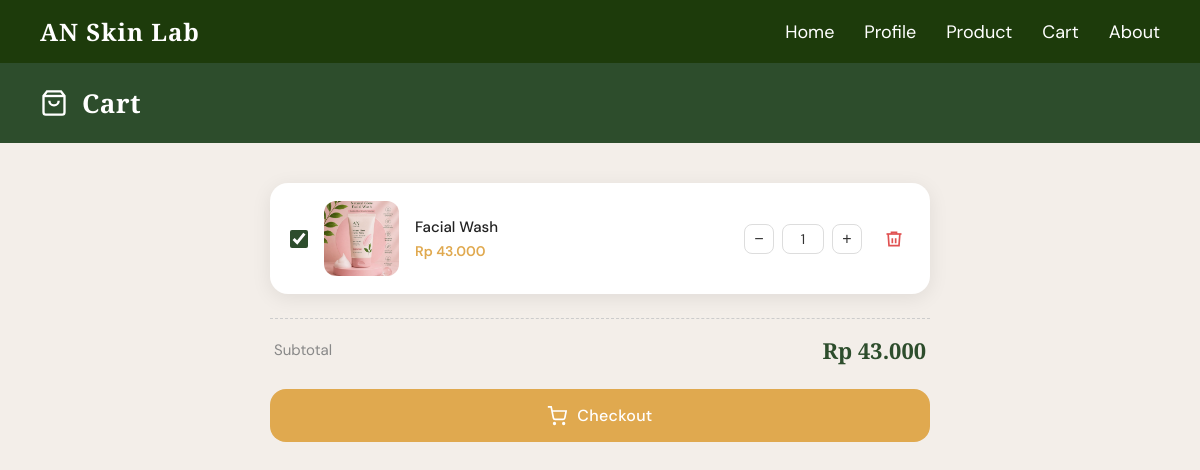
Screenshot of /cart.php (signed in) with the database file from the repository.
### tables this page shows
CREATE TABLE `keranjang` (
  `id_keranjang` int(11) NOT NULL,
  `id_user` int(7) NOT NULL,
  `id_produk` int(7) NOT NULL,
  `quantity` int(4) NOT NULL
);

CREATE TABLE `produk` (
  `id_produk` int(11) NOT NULL,
  `nama_produk` varchar(50) NOT NULL,
  `harga_produk` int(70) NOT NULL,
  `stok_produk` int(7) NOT NULL,
  `gambar` varchar(255) DEFAULT NULL,
  `deskripsi` text DEFAULT NULL
);

### cart.php (the view, shortened to what this page needs)
<?php
require "service/database.php";
$id_user = $_SESSION['id_user'];
$query = "
SELECT keranjang.*, produk.nama_produk, produk.harga_produk, produk.gambar
FROM keranjang
JOIN produk ON keranjang.id_produk = produk.id_produk
WHERE keranjang.id_user = '$id_user'
";
$result = mysqli_query($db, $query);
$jumlah = mysqli_num_rows($result);
$items = [];
$subtotal = 0;
while ($row = mysqli_fetch_assoc($result)) {
    $row['subtotal'] = $row['harga_produk'] * $row['quantity'];
    $subtotal += $row['subtotal'];
    $items[] = $row;
}
?>
<!DOCTYPE html>
<html lang="id">
<head>
</head>
<body>
<div class="cart-header">
    <svg fill="none" stroke="white" stroke-width="2" viewBox="0 0 24 24">
        <path d="M6 2L3 6v14a2 2 0 002 2h14a2 2 0 002-2V6l-3-4z"/>
        <line x1="3" y1="6" x2="21" y2="6"/>
        <path d="M16 10a4 4 0 01-8 0"/>
    </svg>
    <h1>Cart</h1>
</div>
<div class="cart-wrapper">
<?php if ($jumlah == 0): ?>
    <div class="cart-kosong">
        <p>🛒 Keranjang kamu masih kosong.</p>
        <a href="product.php" class="btn-belanja">Mulai Belanja</a>
    </div>
<?php else: ?>
    <form method="POST" action="checkout.php" id="formCart">
        <?php foreach ($items as $row): ?>
        <div class="cart-item">
            <input type="checkbox" name="pilih[]" value="<?= $row['id_keranjang'] ?>" checked>
            <img src="img/<?= $row['gambar'] ?>" alt="<?= $row['nama_produk'] ?>">
            <div class="item-info">
                <h3><?= $row['nama_produk'] ?></h3>
                <div class="harga">Rp <?= number_format($row['harga_produk'], 0, ',', '.') ?></div>
            </div>
            <div class="qty-control">
                <button type="button" onclick="kurang(<?= $row['id_keranjang'] ?>)">−</button>
                <input type="number"
                       name="qty[<?= $row['id_keranjang'] ?>]"
                       id="qty<?= $row['id_keranjang'] ?>"
                       value="<?= $row['quantity'] ?>"
                       min="1"
                       onchange="updateSubtotal()">
                <button type="button" onclick="tambah(<?= $row['id_keranjang'] ?>)">+</button>
            </div>
            <a href="?hapus=<?= $row['id_keranjang'] ?>" class="btn-hapus">
                <svg fill="none" stroke-width="2" viewBox="0 0 24 24">
                    <polyline points="3 6 5 6 21 6"/>
                    <path d="M19 6l-1 14H6L5 6"/>
                    <path d="M10 11v6M14 11v6"/>
                    <path d="M9 6V4h6v2"/>
                </svg>
            </a>
        </div>
        <?php endforeach; ?>
        <hr class="divider">
        <div class="subtotal-row">
            <span class="label">Subtotal</span>
            <span class="amount" id="subtotalText">
                Rp <?= number_format($subtotal, 0, ',', '.') ?>
            </span>
        </div>
        <button type="submit" class="checkout-btn" formaction="checkout.php">
            <svg fill="none" stroke="white" stroke-width="2" viewBox="0 0 24 24">
                <circle cx="9" cy="21" r="1"/><circle cx="20" cy="21" r="1"/>
                <path d="M1 1h4l2.68 13.39a2 2 0 001.99 1.61H19.4a2 2 0 001.98-1.68L23 6H6"/>
            </svg>
            Checkout
        </button>
    </form>
<?php endif; ?>
</div>
</body>
</html>

### cart.php (style rules this page uses)
* { margin: 0; padding: 0; box-sizing: border-box; }
:root { --cream: #f3eee9; --white: #ffffff; --green: #2d4d2c; --gold: #e0a94f; --pink: #ffb6c1; --pink2: #ffa3b0; --gray: #888; --red: #e05050; --shadow: 0 4px 20px rgba(0,0,0,0.08); }
body { font-family: 'DM Sans', sans-serif; background: var(--cream); min-height: 100vh; }
.cart-header { background: var(--green); color: white; padding: 22px 40px; display: flex; align-items: center; gap: 14px; }
.cart-header svg { width: 28px; height: 28px; }
.cart-header h1 { font-family: 'Playfair Display', serif; font-size: 26px; letter-spacing: 0.5px; }
.cart-wrapper { max-width: 700px; margin: 40px auto; padding: 0 20px 60px; }
.cart-item { background: var(--white); border-radius: 18px; padding: 18px 20px; margin-bottom: 16px; display: flex; align-items: center; gap: 16px; box-shadow: var(--shadow); transition: transform 0.15s; }
.cart-item input[type="checkbox"] { width: 18px; height: 18px; accent-color: var(--green); cursor: pointer; flex-shrink: 0; }
.cart-item img { width: 75px; height: 75px; object-fit: cover; border-radius: 12px; flex-shrink: 0; }
.item-info { flex: 1; min-width: 0; }
.item-info h3 { font-size: 15px; font-weight: 500; color: #222; margin-bottom: 5px; white-space: nowrap; overflow: hidden; text-overflow: ellipsis; }
.item-info .harga { color: var(--gold); font-weight: 600; font-size: 14px; }
.qty-control { display: flex; align-items: center; gap: 8px; flex-shrink: 0; }
.qty-control button { width: 30px; height: 30px; border: 1.5px solid #ddd; background: white; border-radius: 8px; font-size: 16px; cursor: pointer; display: flex; align-items: center; justify-content: center; transition: all 0.15s; color: #333; }
.qty-control input[type="number"] { width: 42px; height: 30px; text-align: center; border: 1.5px solid #ddd; border-radius: 8px; font-size: 14px; font-family: 'DM Sans', sans-serif; color: #333; -moz-appearance: textfield; }
.btn-hapus { background: none; border: none; cursor: pointer; padding: 6px; border-radius: 8px; transition: background 0.15s; flex-shrink: 0; text-decoration: none; display: flex; align-items: center; }
.btn-hapus svg { width: 20px; height: 20px; stroke: var(--red); }
.divider { border: none; border-top: 1.5px dashed #ccc; margin: 24px 0 16px; }
.subtotal-row { display: flex; justify-content: space-between; align-items: center; padding: 0 4px; margin-bottom: 24px; }
.subtotal-row .label { font-size: 15px; color: var(--gray); font-weight: 400; }
.subtotal-row .amount { font-family: 'Playfair Display', serif; font-size: 22px; color: var(--green); font-weight: 600; }
.checkout-btn { width: 100%; padding: 16px; background: var(--gold); border: none; border-radius: 16px; font-size: 16px; font-family: 'DM Sans', sans-serif; font-weight: 500; color: white; cursor: pointer; display: flex; align-items: center; justify-content: center; gap: 10px; transition: background 0.2s, transform 0.15s; letter-spacing: 0.3px; }
.checkout-btn svg { width: 20px; height: 20px; }
.cart-wrapper { max-width:700px; margin:40px auto; padding:0 20px 60px; display:flex; flex-direction:column; }

### rows the page displays
keranjang: id_produk.gambar (picture), id_produk.nama_produk "Facial Wash", id_produk.harga_produk "43.000", quantity "1"

### other values shown
$subtotal "43.000"
